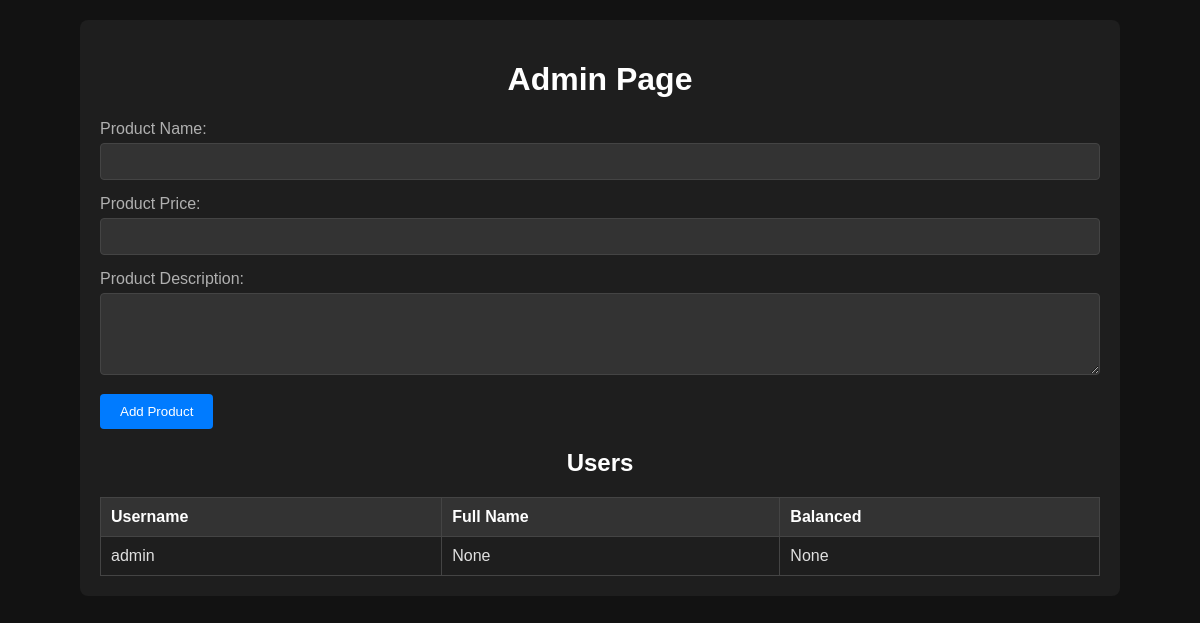
/admin, run on an earlier commit of the app's database.
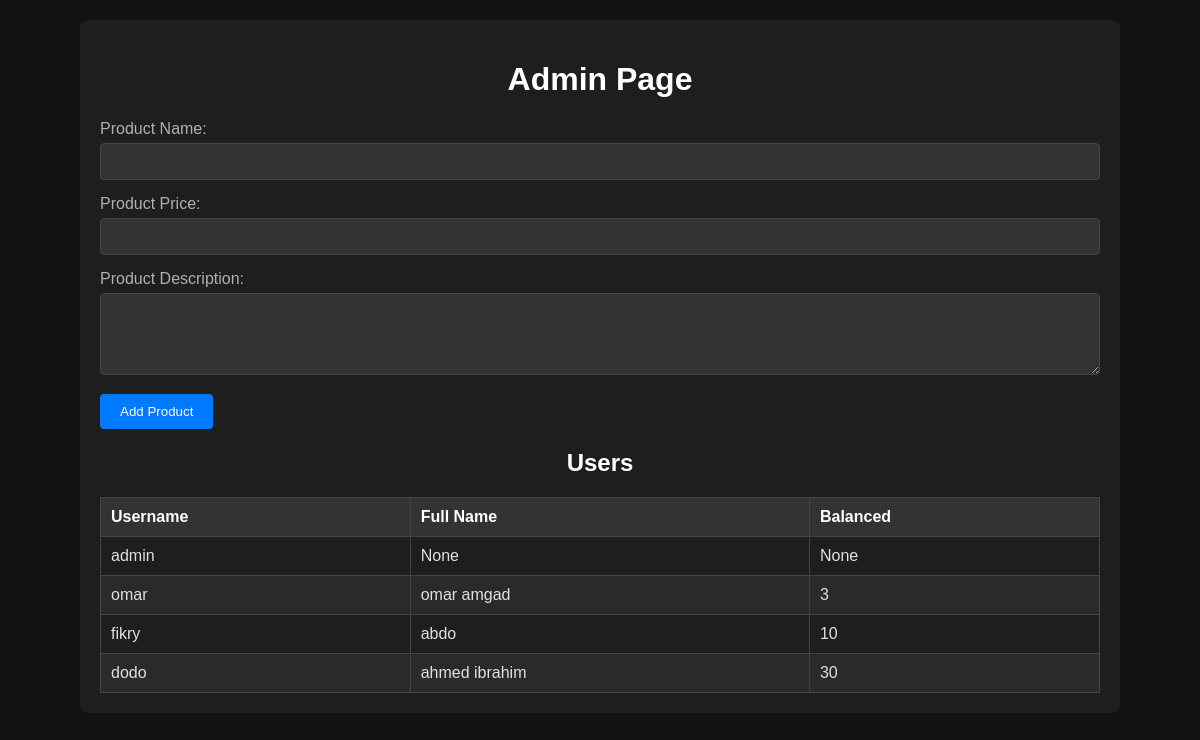
And on a later commit of the database.
### tables this page shows
CREATE TABLE users (
			id INTEGER PRIMARY KEY AUTOINCREMENT,
			username TEXT NOT NULL UNIQUE,
			password TEXT NOT NULL,
            fullname TEXT ,
            balnaced INTEGER,
            photo_name TEXT
        );

### app.py (the view)
@app.route('/admin', methods=['GET', 'POST'])
def admin():
    users = db.get_all_users(connection)
    if request.method == 'POST':
        product = dict()
        product['name'] = request.form['product-name']
        product['price'] = request.form['product-price']
        product['description'] = request.form['product-description']
        db.add_product(connection,product['name'],product['price'],product['description'])
    return render_template('admin.html',users = users)

### db.py (called while the page is built)
def get_all_users(connection):#admin
    cursor = connection.cursor()
    query = 'SELECT * FROM users'
    cursor.execute(query)
    return cursor.fetchall()

### Templates/admin.html (shortened to what this page needs)
<!DOCTYPE html>
<html lang="en">
<head>
</head>
<body>
    <div class="container">
        <h1>Admin Page</h1>
        <form id="product-form" method="post" action="{{ url_for('admin') }}">
            <div class="form-group">
                <label for="product-name">Product Name:</label>
                <input type="text" id="product-name" name="product-name" required>
            </div>
            <div class="form-group" >
                <label for="product-price">Product Price:</label>
                <input type="number" id="product-price" name="product-price" step="0.01" required>
            </div>
            <div class="form-group">
                <label for="product-description">Product Description:</label>
                <textarea id="product-description" name="product-description" rows="4" required></textarea>
            </div>
            <div class="form-group">
                <button type="submit">Add Product</button>
            </div>
        </form>
        <h2>Users</h2>
        <table id="users-table">
            <thead>
                <tr>
                    <th>Username</th>
                    <th>Full Name</th>
                    <th>Balanced</th>
                </tr>
            </thead>
            <tbody>
                {% for user in users %}
                <tr>
                    <td>{{ user[1] }}</td>
                    <td>{{ user[3] }}</td>
                    <td>{{ user[4] }}</td>
                </tr>
                {% endfor %}
            </tbody>
        </table>
    </div>
</body>
</html>

### Templates/admin.html (style rules this page uses)
body { font-family: Arial, sans-serif; margin: 20px; background-color: #121212; color: #e0e0e0; }
.container { max-width: 1000px; margin: auto; background-color: #1e1e1e; padding: 20px; border-radius: 8px; }
h1, h2 { color: #ffffff; text-align: center; }
.form-group { margin-bottom: 15px; }
.form-group label { display: block; margin-bottom: 5px; color: #b0b0b0; }
.form-group input, .form-group textarea { width: 100%; padding: 10px; box-sizing: border-box; background-color: #333333; color: #ffffff; border: 1px solid #444444; border-radius: 4px; }
.form-group button { padding: 10px 20px; background-color: #007bff; color: #ffffff; border: none; border-radius: 4px; cursor: pointer; }
table { width: 100%; border-collapse: collapse; margin-top: 20px; }
table, th, td { border: 1px solid #444444; }
th, td { padding: 10px; text-align: left; }
th { background-color: #333333; color: #ffffff; }
tr:nth-child(even) { background-color: #2a2a2a; }

What changed in the data, as far as the page shows it:
added users: username "omar", fullname "omar amgad", balnaced "3"
added users: username "fikry", fullname "abdo", balnaced "10"
added users: username "dodo", fullname "ahmed ibrahim", balnaced "30"
